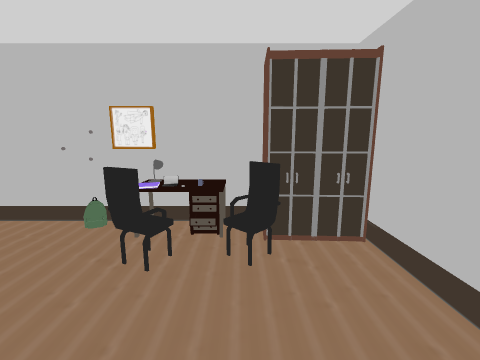
View 1 (above)

12 first-person views from a walk through a Unity game level. The camera is 1.5 m above the floor, tilts 10° down and sees 90° across. Doors are open. The floor is counted in squares, 0.5 m on a side. Each view is taken from the middle of a square. On the plan, view 1 faces up. The plan holds only what a view shows up to about 19 squares ahead; the rest is blank. The player is left out. Some surface patterns are stand-ins.

View 2
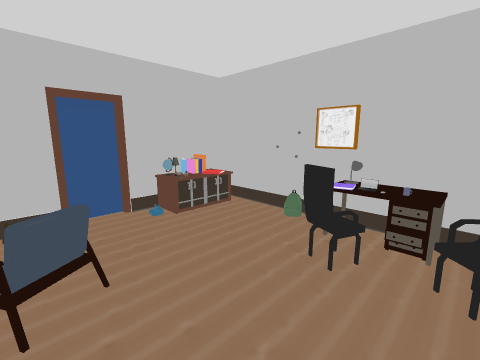

View 3
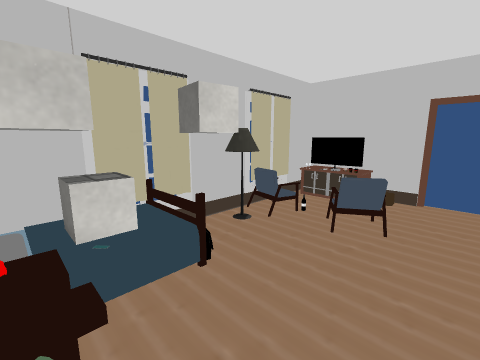

View 4
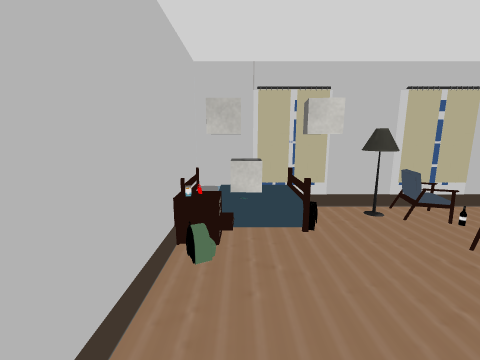

View 5
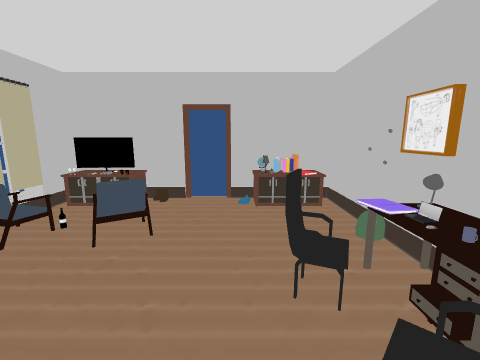

View 6
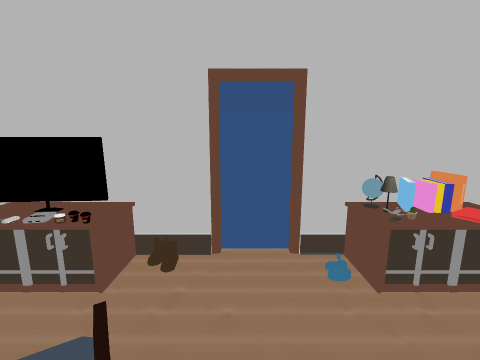

View 7
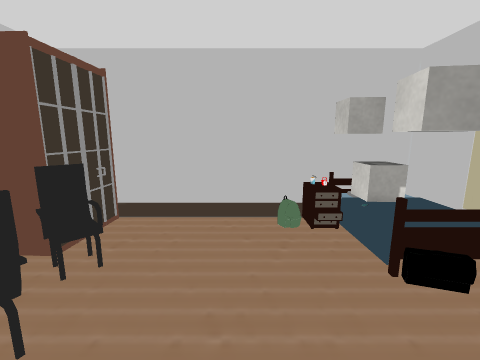

View 8
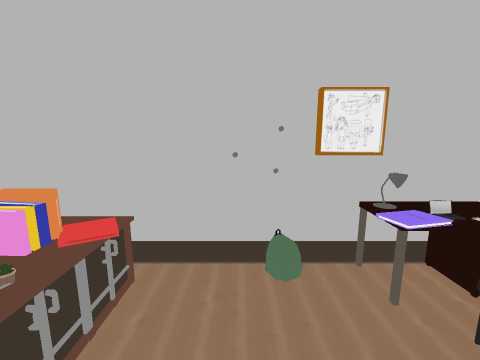

View 9
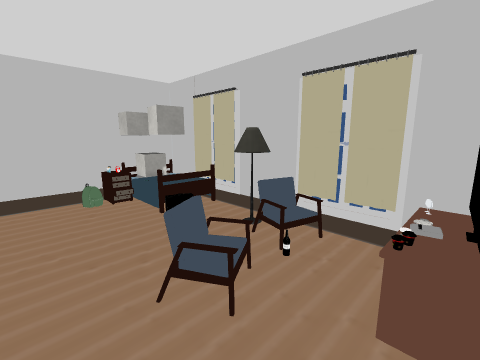

View 10
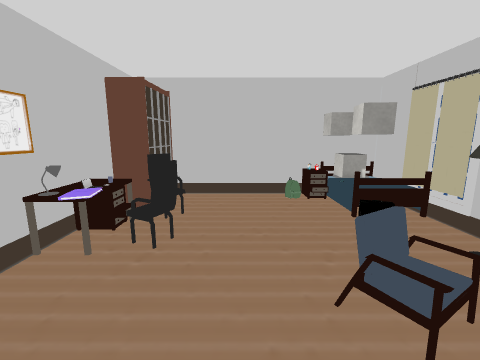

View 11
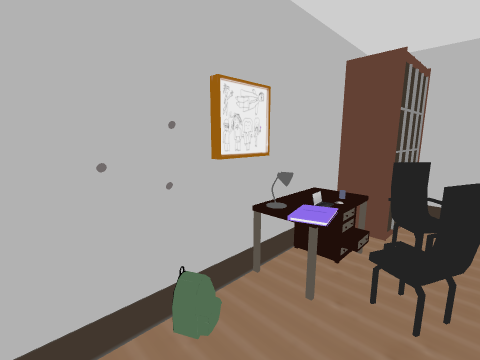

View 12
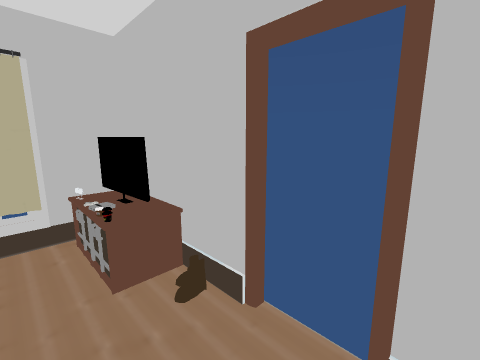

### Floor plan
Key: @ floor where view 1 was taken; # wall or solid block; . floor; D open door; L lamp; A laptop; C chair; B bed; O other object.
Columns run from 10 left of view 1 to 4 right of it. Each row starts with its distance up from view 1.
  9 ##########
  8 #O##OOOLO##
  7 #OO....OA######
  6 #OO.......CC..#
  5 #OO....C#.....#
  4 #.............#
  3 D.............#
  2 D.............#
  1 #....#........#
  0 O...OC....@.. #
 -1 #OO.......O.OO#
 -2 #OO..# ..OBOOO#
 -3 #OO..#CL..B   #
 -4 ###############

Where each view was taken, in squares from view 1:
view 1: 0 up, 0 right, facing up
view 2: 0 up, 0 right, facing up-left
view 3: 3 up, 3 right, facing down-left
view 4: 6 up, 2 right, facing down
view 5: 4 up, 2 right, facing left
view 6: 2 up, 4 left, facing left
view 7: 2 up, 5 left, facing right
view 8: 3 up, 6 left, facing up
view 9: 3 up, 9 left, facing down-right
view 10: 3 up, 9 left, facing right
view 11: 5 up, 7 left, facing up-right
view 12: 4 up, 7 left, facing down-left
